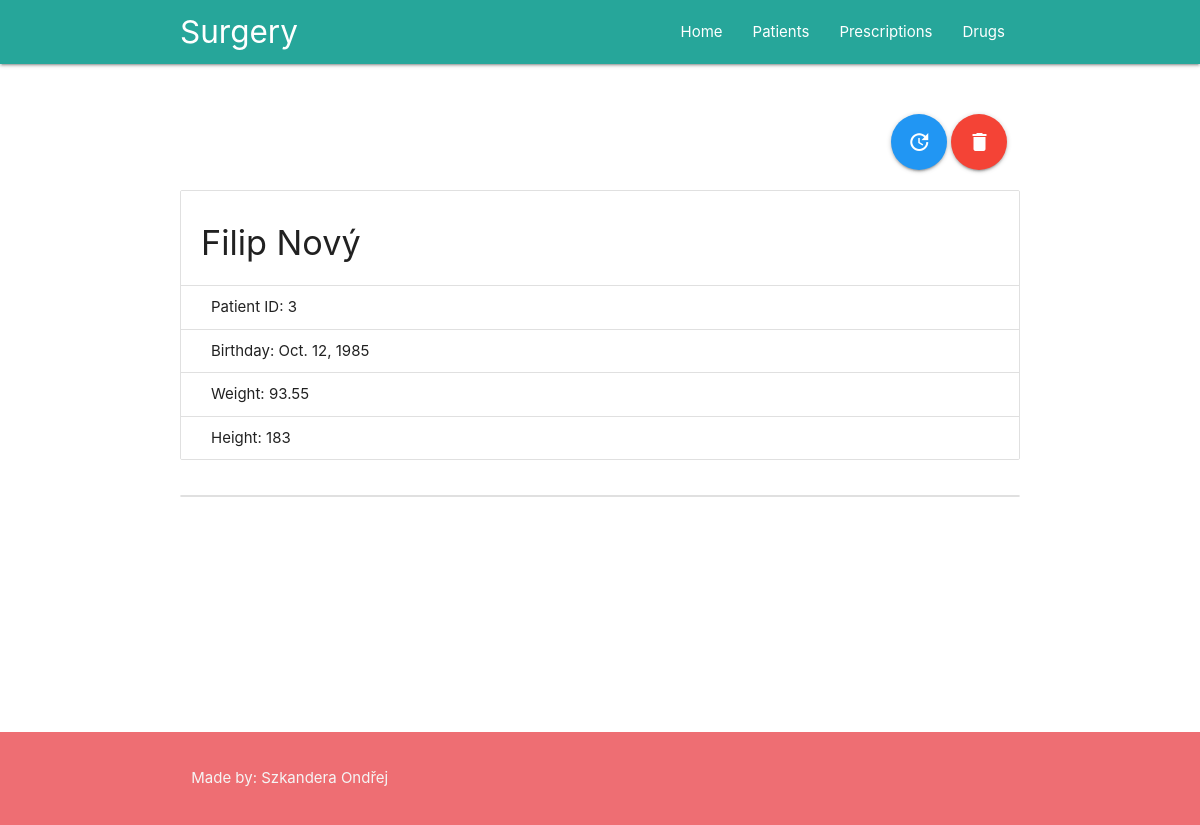
Before: /patient_detail/3 with the older database file.
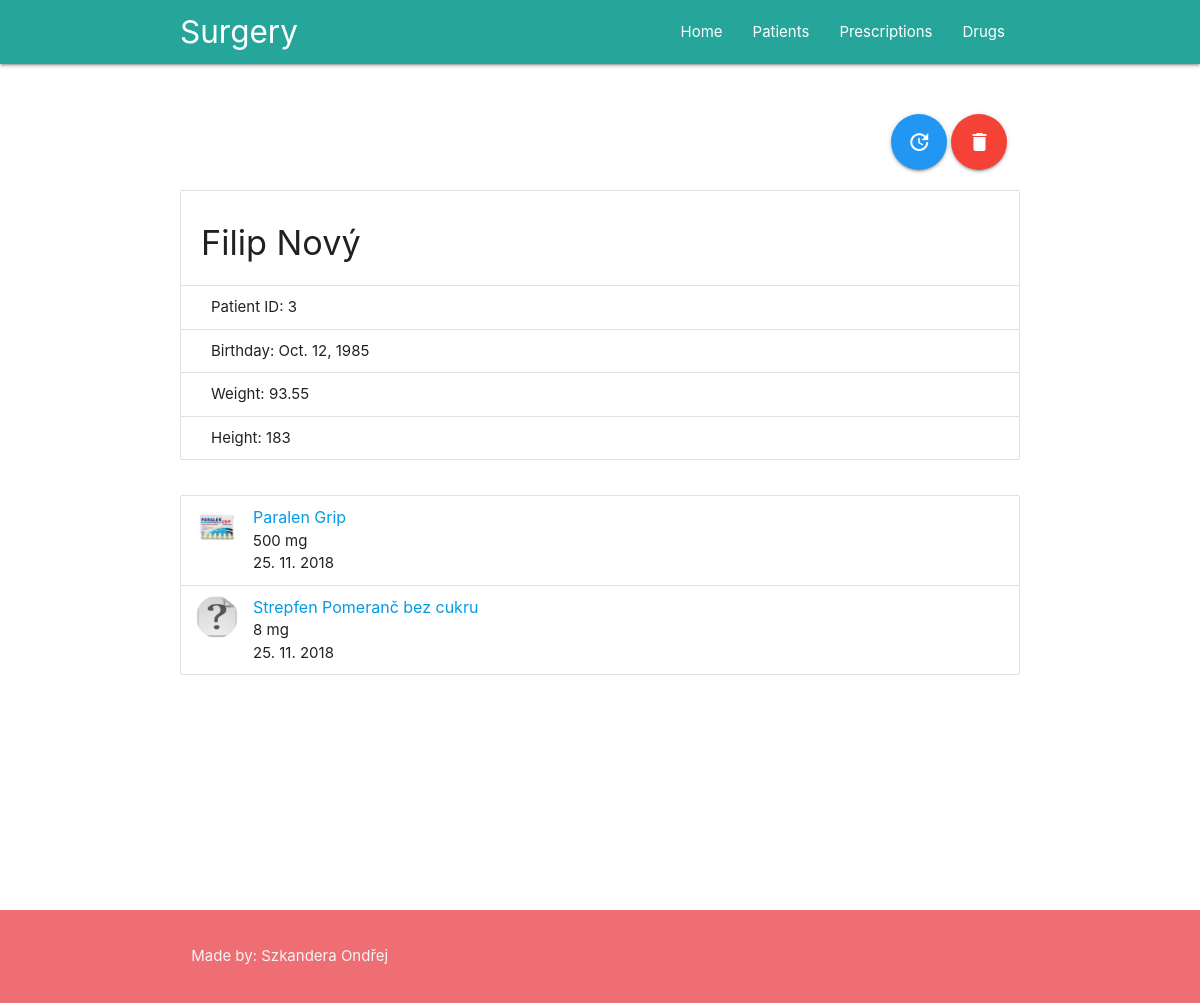
After: the same page with the newer database file.
### Office/models.py (models this page shows, shortened)
class Prescription(models.Model):
    patient = models.ForeignKey('Patient', on_delete=models.CASCADE)
    drug = models.ForeignKey('Drug', on_delete=models.CASCADE)
    date = models.DateField()

class Drug(models.Model):
    name = models.CharField(max_length=100)
    number_of_pills = models.IntegerField()
    description = models.TextField(null=True)
    gram = models.IntegerField()
    picture = models.ImageField(null=True, blank=True, upload_to='pictures/%Y/%m/%d/')

### Office/views.py (the view)
# urls.py: path('patient_detail/<int:id>', views.patient_detail, name='patient_detail'),
def patient_detail(request, id):
    p = get_object_or_404(models.Patient, pk=id)
    pres = models.Prescription.objects.all().filter(patient=p)
    context = {
        'patient': p,
        'prescriptions': pres
    }
    return render(request, 'Office/patient_detail.html', context)

### Office/templates/Office/patient_detail.html
{% extends 'Office/layout.html' %}
{% load static %}
{% block content %}
    <div class="row">
        <div class="col s2 offset-s10">
            <a class="btn-floating btn-large waves-effect waves-light blue" href="{% url 'update_patient' patient.id %}"><i class="material-icons">update</i></a>
            <a class="btn-floating btn-large waves-effect waves-light red" href="{% url 'delete_patient' patient.id %}"><i class="material-icons">delete</i></a>
        </div>
    </div>
    <div class="row">
        <ul class="collection with-header">
            <li class="collection-header"><h4>{{ patient.first_name }} {{ patient.last_name }}</h4></li>
            <li class="collection-item">Patient ID: {{ patient.id }}</li>
            <li class="collection-item">Birthday: {{ patient.birthday }}</li>
            <li class="collection-item">Weight: {{ patient.weight }}</li>
            <li class="collection-item">Height: {{ patient.height }}</li>
        </ul>
    </div>
    <div class="row">
        <ul class="collection">
            {% for prescription in prescriptions %}
                <li class="collection-item avatar">
                    {% if prescription.drug.picture.url != None %}
                        <img src="{{ prescription.drug.picture.url }}" alt="{{ prescription.drug.picture.url }}" class="circle">
                    {% else %}
                        <img src="{% static 'Office/unknown.jpg' %}" alt="{% static 'unknown.jpg' %}" class="circle">
                    {% endif %}
                    <span class="title"><a href="{% url 'drug_detail' prescription.drug.id %}">{{ prescription.drug.name }}</a></span>
                  <p>{{ prescription.drug.gram }} mg <br>
                     {{ prescription.date | date:'d. m. Y' }}
                  </p>
                </li>
            {% endfor %}
        </ul>
    </div>
{% endblock %}

Changed rows visible on the page:
added Prescription: drug.picture (picture), drug.name "Paralen Grip", drug.gram "500", date "25. 11. 2018"
added Prescription: drug.name "Strepfen Pomeranč bez cukru", drug.gram "8", date "25. 11. 2018"
